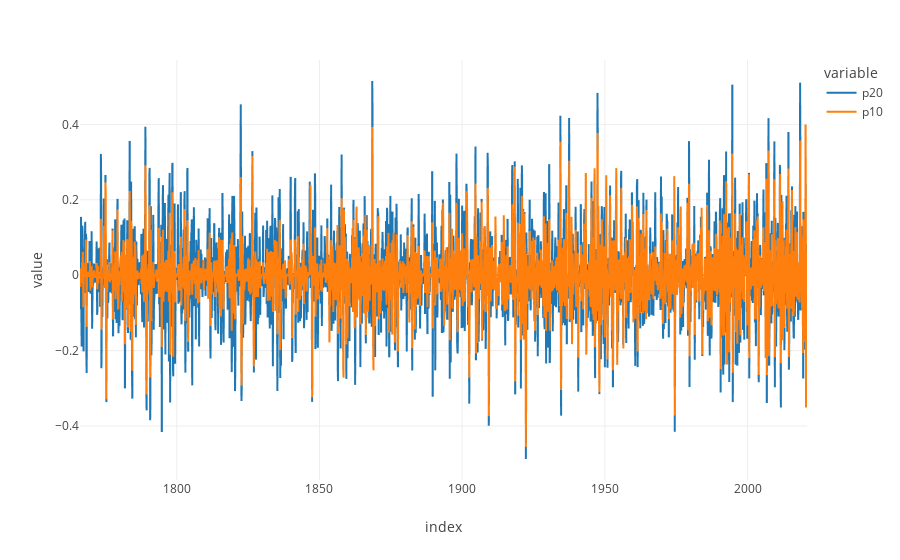

Notebook code cell kept with this figure:
### Code cell
px.line(drought.diff(2), template='none')

### Figure 1 — Plotly figure (JSON) as saved in the notebook; plotly's stock layout.template omitted (floating-point values rounded to 4 significant figures; data arrays with more than 128 entries replaced by an {"elided": "..."} marker saying what was removed)
{"data": [{"hovertemplate": "variable=p20<br>index=%{x}<br>value=%{y}<extra></extra>", "legendgroup": "p20", "line": {"color": "#1F77B4", "dash": "solid"}, "mode": "lines", "name": "p20", "showlegend": true, "type": "scattergl", "x": {"elided": "3058 str values"}, "xaxis": "x", "y": {"elided": "3058 float values"}, "yaxis": "y"}, {"hovertemplate": "variable=p10<br>index=%{x}<br>value=%{y}<extra></extra>", "legendgroup": "p10", "line": {"color": "#FF7F0E", "dash": "solid"}, "mode": "lines", "name": "p10", "showlegend": true, "type": "scattergl", "x": {"elided": "3058 str values"}, "xaxis": "x", "y": {"elided": "3058 float values"}, "yaxis": "y"}], "layout": {"autosize": true, "legend": {"title": {"text": "variable"}, "tracegroupgap": 0}, "margin": {"t": 60}, "xaxis": {"anchor": "y", "autorange": true, "domain": [0, 1], "range": ["1766-01-31", "2020-10-31"], "title": {"text": "index"}, "type": "date"}, "yaxis": {"anchor": "x", "autorange": true, "domain": [0, 1], "range": [-0.5431, 0.5706], "title": {"text": "value"}, "type": "linear"}}}
